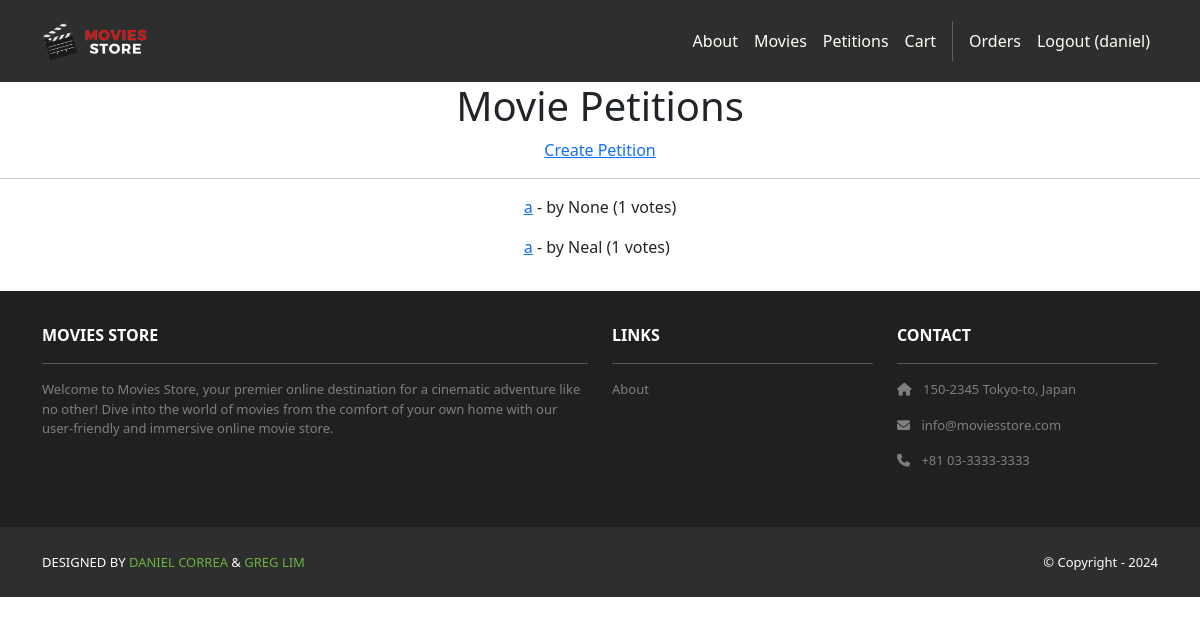
Screenshot of /movies/petitions/ (signed in) with the database file from the repository.
### movies/models.py (models this page shows, shortened)
class Petition(models.Model):
    id = models.AutoField(primary_key=True)
    movie_name = models.CharField(max_length=255)
    description = models.TextField()
    user = models.ForeignKey(User, on_delete=models.CASCADE, null=True)
    date = models.DateTimeField(auto_now_add=True)

### movies/views.py (the view)
# urls.py: path('petitions/', views.petition_listings, name='movies.petition_listings'),
@login_required
def petition_listings(request):
    petitions = Petition.objects.all().order_by('-date')
    return render(request, 'movies/petition_listings.html', {'petitions': petitions})

### movies/templates/movies/petition_listings.html
{% extends 'base.html' %}
{% block content %}
  <div style="text-align: center;">
    <h1>Movie Petitions</h1>
    <a href="{% url 'movies.petition_create' %}">Create Petition</a>
  </div>
  <hr>
  <div style="display: flex; justify-content: center;">
    <ul style="list-style-type: none; padding: 0;">
      {% for petition in petitions %}
        <li style="margin-bottom: 1rem;">
          <a href="{% url 'movies.petition_details' petition.id %}">{{ petition.movie_name }}</a>
          - by {{ petition.user }} ({{ petition.votes.count }} votes)
        </li>
      {% empty %}
        <li>No petitions yet.</li>
      {% endfor %}
    </ul>
  </div>
{% endblock %}

### moviesstore/templates/base.html (shortened to what this page needs)
<!DOCTYPE html>
<html>
  {% load static %}
  <head>
    <link href="https://cdn.jsdelivr.net/npm/bootstrap@5.3.3/dist/css/bootstrap.min.css" rel="stylesheet">
    <link rel="stylesheet" href="https://cdnjs.cloudflare.com/ajax/libs/font-awesome/6.1.1/css/all.min.css">
    <link rel="stylesheet" type="text/css" href="{% static 'css/style.css' %}">
  </head>
  <body>
    <nav class="p-3 navbar navbar-dark bg-dark navbar-expand-lg">
      <div class="container">
        <a class="navbar-brand" href="{% url 'home.index' %}">
          <img src="{% static 'img/logo.png' %}" alt="logo" height="40" />
        </a>
        <div class="collapse navbar-collapse" id="navbarNavAltMarkup">
          <div class="navbar-nav ms-auto navbar-ml">
            <a class="nav-link" href="{% url 'home.about' %}">About</a>
            <a class="nav-link" href="{% url 'movies.index' %}">Movies</a>
            <a class="nav-link" href="{% url 'movies.petition_listings' %}">Petitions</a>
            <a class="nav-link" href="{% url 'cart.index' %}">Cart</a>
            {% if user.is_authenticated %}
            <a class="nav-link" href="{% url 'accounts.orders' %}">Orders</a>
            <a class="nav-link" href="{% url 'accounts.logout' %}">Logout ({{ user.username }})</a>
            {% else %}
            <a class="nav-link" href="{% url 'accounts.login' %}">Login</a>
            <a class="nav-link" href="{% url 'accounts.signup' %}">Sign Up</a>
            {% endif %}
          </div>
        </div>
      </div>
    </nav>
    <div>
      {% block content %}
      {% endblock content %}
    </div>
    <section class="p-3 ms-footer d-none d-md-block">
      <div class="container">
        <div class="row mt-3 text-white">
          <div class="col-md-6 col-lg-6 col-xl-6 mx-auto mb-4">
            <b>MOVIES STORE</b>
            <hr />
            <p>Welcome to Movies Store, your premier online destination for a cinematic
              adventure like no other! Dive into the world of movies from the comfort of your own home with our user-friendly
              and immersive online movie store.</p>
          </div>
          <div class="col-md-3 col-lg-3 col-xl-3 mx-auto mb-4">
            <b>LINKS</b>
            <hr />
            <p><a class="nav-link" href="{% url 'home.about' %}">About</a></p>
          </div>
          <div class="col-md-3 col-lg-3 col-xl-3 mx-auto mb-4">
            <b>CONTACT</b>
            <hr />
            <p><i class="fas fa-home me-2"></i> 150-2345 Tokyo-to, Japan</p>
            <p><i class="fas fa-envelope me-2"></i> info@moviesstore.com</p>
            <p><i class="fas fa-phone me-2"></i> +81 03-3333-3333</p>
          </div>
        </div>
      </div>
    </section>
    <section class="p-3 ms-footer-bottom bg-dark">
      <div class="container d-flex justify-content-between">
        <div class="me-5 text-white">
          <span>DESIGNED BY <a href="https://www.x.com/danielgarax" target="_blank">DANIEL CORREA</a> &
            <a href="https://www.x.com/greglim81" target="_blank">GREG LIM</a>
          </span>
        </div>
        <div class="text-white">
          <span>© Copyright - 2024</span>
        </div>
      </div>
    </section>
  </body>
</html>

### moviesstore/static/css/style.css (style rules this page uses)
.navbar a.nav-link { color: #FFFEF6 !important; }
.bg-dark { background-color: #2E2E2E !important; }
.ms-footer { background-color: #202020; }
.ms-footer p { color: #7F7F7F; font-size: 13px; }
.ms-footer-bottom span { font-size: 13px; line-height: 38px; }
.ms-footer-bottom a { color: #6ab43e; text-decoration: none; }

### rows the page displays
Petition: movie_name "a", user "None", votes.count "1"
Petition: movie_name "a", user "Neal", votes.count "1"

### other values shown
{{ user.username }} "daniel"
